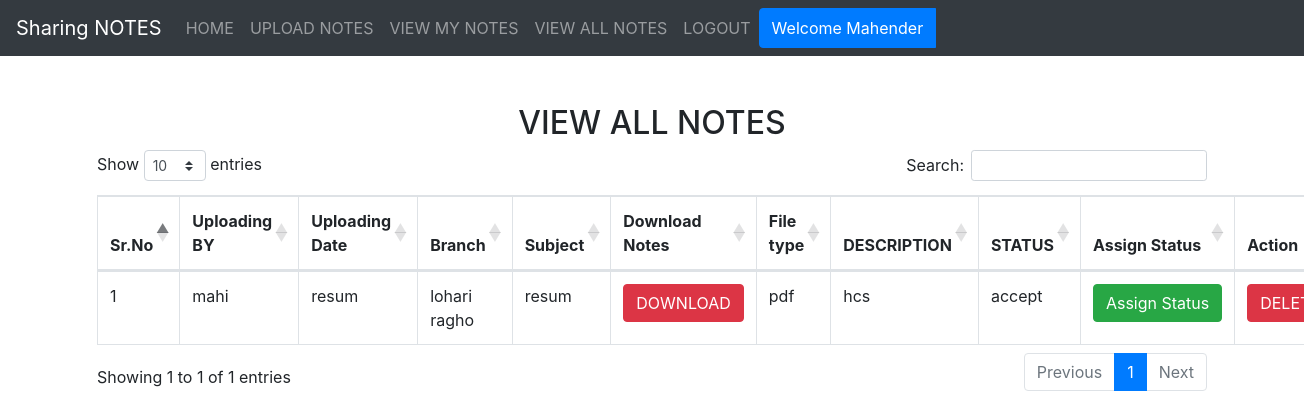
The page /viewallnotes (signed in) on the database its author committed.
### notes/models.py (models this page shows, shortened)
class Notes(models.Model):
    user = models.ForeignKey(User, on_delete=models.CASCADE, null=True)
    uploadingdate = models.CharField(max_length=30,default="", null=True)
    branch = models.CharField(max_length=30,default="")
    subject = models.CharField(max_length=30,default="")
    notesfile = models.FileField(null=True)
    filetype = models.CharField(max_length=30, null=True)
    description = models.CharField(max_length=2000, null=True)
    status= models.CharField(max_length=10,default="")

### notes/views.py (the view)
# urls.py: path('viewallnotes',views.viewallnotes, name="viewallnotes"),
def viewallnotes(request):
    if not request.user.is_authenticated:
        return redirect('login_admin')
    notes = Notes.objects.filter(status="accept")
    d = {'notes': notes}
    return render(request,"viewallnotes.html",d)

### notes/templates/viewallnotes.html (shortened to what this page needs)
{% extends "usernavigation.html" %}
{% load static %}
{% block content %}
<link rel="stylesheet" href="https://cdnjs.cloudflare.com/ajax/libs/twitter-bootstrap/4.5.2/css/bootstrap.css">
<link rel="stylesheet" href="https://cdn.datatables.net/1.11.4/css/dataTables.bootstrap4.min.css">
<div class="container mt-5">
    <h2 class="text-center">VIEW ALL NOTES</h2>
   <table class="table table-bordered" id='example'>
       <thead>
       <tr>
           <th> Sr.No</th>
           <th>Uploading BY </th>
           <th>Uploading Date</th>
           <th>Branch</th>
           <th>Subject</th>
           <th>Download Notes</th>
           <th>File type</th>
           <th>DESCRIPTION</th>
           <th>STATUS</th>
           <th>Assign Status</th>
           <th>Action</th>
       </tr>
        </thead>
       {% for i in notes %}
       <tbody>
       <tr>
           <td>{{forloop.counter}}</td>
           <td>{{i.user.username}}</td>
           <td>{{i.uploadingdate}}</td>
           <td>{{i.branch}}</td>
           <td>{{i.subject }}</td>
           <td><a href="{{i.notesfile.url}}"class="btn btn-danger" download>DOWNLOAD</a></td>
           <td>{{i.filetype }}</td>
           <td>{{i.description }}</td>
           <td>{{i.status }}</td>
           <td><a href="{% url 'assign' i.id %}"class="btn btn-success">Assign&nbspStatus</a></td>
           <td><a href="{% url 'delete_notes' i.id %}" class="btn btn-danger" onclick="return confirm("are you sure delete data ?")">DELETE</a></td>
       </tr>
       {% endfor %}
      </tbody>
   </table>
</div>
{% endblock %}

### notes/templates/usernavigation.html (shortened to what this page needs)
<!DOCTYPE html>
{% load static %}
<html lang="en">
<head>
    <link rel="stylesheet" href="https://maxcdn.bootstrapcdn.com/bootstrap/4.3.1/css/bootstrap.min.css">
    <link rel="stylesheet" href="https://use.fontawesome.com/releases/v5.6.3/css/all.css"
>
    <link rel="stylesheet" href="{% static 'css/mystyle.css' %}">
</head>
<body>
<nav class="navbar navbar-expand-md bg-dark navbar-dark">
    <a class="navbar-brand" href="{% url 'home' %}">Sharing NOTES</a>
  <div class="collapse navbar-collapse" id="collapsibleNavbar">
    <ul class="navbar-nav">
        <li class="nav-item">
            <a class="nav-link" href="{% url 'profile' %}">HOME</a>
        </li>
        <li class="nav-item">
            <a class="nav-link" href="{% url 'upload_notes' %}">UPLOAD NOTES</a>
        </li>
        <li class="nav-item">
            <a class="nav-link" href="{% url 'view_mynotes' %}">VIEW MY NOTES</a>
        </li>
        <li class="nav-item">
            <a class="nav-link" href="{% url 'viewallnotes' %}">VIEW ALL NOTES</a>
        </li>
        <li class="nav-item">
            <a class="nav-link" href="{% url 'logout'%}">LOGOUT</a>
        </li>
        <div class="btn-group">
            <button type="button" class="btn btn-primary dropdown-toggle=" data-toggle="dropdown"> Welcome {{request.user.first_name}}</button>
        </div>
    </ul>
  </div>
</nav>
{% block content %}
{% endblock %}
</body>
</html>

### notes/static/css/mystyle.css (style rules this page uses)
.nav-link { color:black }
.container { width:100%; height:300px; }

### rows shown on the page
Notes: user.username "mahi", uploadingdate "resum", branch "lohari ragho", subject "resum", filetype "pdf", description "hcs", status "accept"

### other values the page prints
{{ request.user.first_name }} "Mahender"
